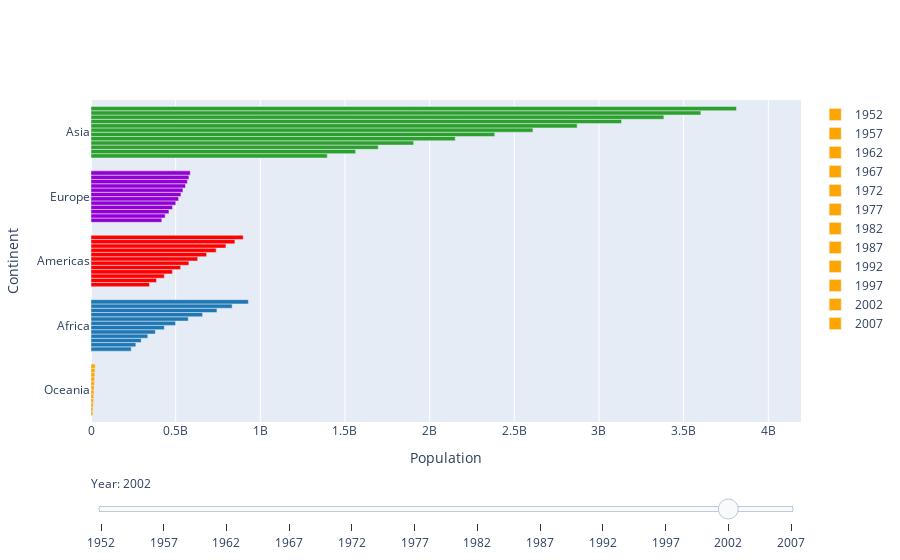

Source (notebook cell):
### Markdown cell above
## Question 4:

Thus far we looked at data from one year (2007). Lets create an animation to see the population growth of the continents through the years

### Code cell
# YOUR CODE HERE
import plotly.graph_objects as go
import numpy as np


fig = go.Figure()


continent_colors = {
    "Asia": "rgb(44, 160, 44)",    
    "Americas": "rgb(255, 0, 0)",   
    "Africa": "rgb(31, 119, 180)",  
    "Europe": "rgb(148, 0, 211)",   
    "Oceania": "rgb(255, 165, 0)"   
}

for year in np.arange(1952, 2008, 5):
    df = px.data.gapminder()
    df = df[df["year"] == year]
    grouped_df = df.groupby("continent").agg({"pop": "sum"}).reset_index()
    
    sorted_df = grouped_df.sort_values(by="pop", ascending=True)
    colors = [continent_colors[continent] for continent in sorted_df["continent"]]

    fig.add_trace(
        go.Bar(
            x=sorted_df["pop"],
            y=sorted_df["continent"],
            orientation='h',
            name=str(year),
            marker_color=colors
        ) 
    )
    

fig.data[10].visible = True

steps = []
for i in range(len(fig.data)):
    step = dict(
        method="restyle",
        args=["visible", [False] * len(fig.data)],
        label=str(1952 + 5*i)
    )
    step["args"][1][i] = True 
    steps.append(step)

sliders = [dict(
    active=10,
    steps=steps,
    pad={"t": 50},
    currentvalue={"prefix": "Year: "}
)]

xaxis_range = [0, sorted_df["pop"].max() * 1.1] 

fig.update_layout(
    sliders=sliders,
    xaxis_title="Population",
    yaxis_title="Continent",
    xaxis=dict(range=xaxis_range)
)


fig.show()

### Figure 1 — Plotly figure (JSON) as saved in the notebook; plotly's stock layout.template omitted (floating-point values rounded to 4 significant figures)
{"data": [{"marker": {"color": ["rgb(255, 165, 0)", "rgb(31, 119, 180)", "rgb(255, 0, 0)", "rgb(148, 0, 211)", "rgb(44, 160, 44)"]}, "name": "1952", "orientation": "h", "type": "bar", "x": [10686006, 237640501, 345152446, 418120846, 1395357351], "y": ["Oceania", "Africa", "Americas", "Europe", "Asia"]}, {"marker": {"color": ["rgb(255, 165, 0)", "rgb(31, 119, 180)", "rgb(255, 0, 0)", "rgb(148, 0, 211)", "rgb(44, 160, 44)"]}, "name": "1957", "orientation": "h", "type": "bar", "x": [11941976, 264837738, 386953916, 437890351, 1562780599], "y": ["Oceania", "Africa", "Americas", "Europe", "Asia"]}, {"marker": {"color": ["rgb(255, 165, 0)", "rgb(31, 119, 180)", "rgb(255, 0, 0)", "rgb(148, 0, 211)", "rgb(44, 160, 44)"]}, "name": "1962", "orientation": "h", "type": "bar", "x": [13283518, 296516865, 433270254, 460355155, 1696357182], "y": ["Oceania", "Africa", "Americas", "Europe", "Asia"]}, {"marker": {"color": ["rgb(255, 165, 0)", "rgb(31, 119, 180)", "rgb(255, 0, 0)", "rgb(148, 0, 211)", "rgb(44, 160, 44)"]}, "name": "1967", "orientation": "h", "type": "bar", "x": [14600414, 335289489, 480746623, 481178958, 1905662900], "y": ["Oceania", "Africa", "Americas", "Europe", "Asia"]}, {"marker": {"color": ["rgb(255, 165, 0)", "rgb(31, 119, 180)", "rgb(148, 0, 211)", "rgb(255, 0, 0)", "rgb(44, 160, 44)"]}, "name": "1972", "orientation": "h", "type": "bar", "x": [16106100, 379879541, 500635059, 529384210, 2150972248], "y": ["Oceania", "Africa", "Europe", "Americas", "Asia"]}, {"marker": {"color": ["rgb(255, 165, 0)", "rgb(31, 119, 180)", "rgb(148, 0, 211)", "rgb(255, 0, 0)", "rgb(44, 160, 44)"]}, "name": "1977", "orientation": "h", "type": "bar", "x": [17239000, 433061021, 517164531, 578067699, 2384513556], "y": ["Oceania", "Africa", "Europe", "Americas", "Asia"]}, {"marker": {"color": ["rgb(255, 165, 0)", "rgb(31, 119, 180)", "rgb(148, 0, 211)", "rgb(255, 0, 0)", "rgb(44, 160, 44)"]}, "name": "1982", "orientation": "h", "type": "bar", "x": [18394850, 499348587, 531266901, 630290920, 2610135582], "y": ["Oceania", "Africa", "Europe", "Americas", "Asia"]}, {"marker": {"color": ["rgb(255, 165, 0)", "rgb(148, 0, 211)", "rgb(31, 119, 180)", "rgb(255, 0, 0)", "rgb(44, 160, 44)"]}, "name": "1987", "orientation": "h", "type": "bar", "x": [19574415, 543094160, 574834110, 682753971, 2871220762], "y": ["Oceania", "Europe", "Africa", "Americas", "Asia"]}, {"marker": {"color": ["rgb(255, 165, 0)", "rgb(148, 0, 211)", "rgb(31, 119, 180)", "rgb(255, 0, 0)", "rgb(44, 160, 44)"]}, "name": "1992", "orientation": "h", "type": "bar", "x": [20919651, 558142797, 659081517, 739274104, 3133292191], "y": ["Oceania", "Europe", "Africa", "Americas", "Asia"]}, {"marker": {"color": ["rgb(255, 165, 0)", "rgb(148, 0, 211)", "rgb(31, 119, 180)", "rgb(255, 0, 0)", "rgb(44, 160, 44)"]}, "name": "1997", "orientation": "h", "type": "bar", "x": [22241430, 568944148, 743832984, 796900410, 3383285500], "y": ["Oceania", "Europe", "Africa", "Americas", "Asia"]}, {"marker": {"color": ["rgb(255, 165, 0)", "rgb(148, 0, 211)", "rgb(31, 119, 180)", "rgb(255, 0, 0)", "rgb(44, 160, 44)"]}, "name": "2002", "orientation": "h", "type": "bar", "visible": true, "x": [23454829, 578223869, 833723916, 849772762, 3601802203], "y": ["Oceania", "Europe", "Africa", "Americas", "Asia"]}, {"marker": {"color": ["rgb(255, 165, 0)", "rgb(148, 0, 211)", "rgb(255, 0, 0)", "rgb(31, 119, 180)", "rgb(44, 160, 44)"]}, "name": "2007", "orientation": "h", "type": "bar", "x": [24549947, 586098529, 898871184, 929539692, 3811953827], "y": ["Oceania", "Europe", "Americas", "Africa", "Asia"]}], "layout": {"sliders": [{"active": 10, "currentvalue": {"prefix": "Year: "}, "pad": {"t": 50}, "steps": [{"args": ["visible", [true, false, false, false, false, false, false, false, false, false, false, false]], "label": "1952", "method": "restyle"}, {"args": ["visible", [false, true, false, false, false, false, false, false, false, false, false, false]], "label": "1957", "method": "restyle"}, {"args": ["visible", [false, false, true, false, false, false, false, false, false, false, false, false]], "label": "1962", "method": "restyle"}, {"args": ["visible", [false, false, false, true, false, false, false, false, false, false, false, false]], "label": "1967", "method": "restyle"}, {"args": ["visible", [false, false, false, false, true, false, false, false, false, false, false, false]], "label": "1972", "method": "restyle"}, {"args": ["visible", [false, false, false, false, false, true, false, false, false, false, false, false]], "label": "1977", "method": "restyle"}, {"args": ["visible", [false, false, false, false, false, false, true, false, false, false, false, false]], "label": "1982", "method": "restyle"}, {"args": ["visible", [false, false, false, false, false, false, false, true, false, false, false, false]], "label": "1987", "method": "restyle"}, {"args": ["visible", [false, false, false, false, false, false, false, false, true, false, false, false]], "label": "1992", "method": "restyle"}, {"args": ["visible", [false, false, false, false, false, false, false, false, false, true, false, false]], "label": "1997", "method": "restyle"}, {"args": ["visible", [false, false, false, false, false, false, false, false, false, false, true, false]], "label": "2002", "method": "restyle"}, {"args": ["visible", [false, false, false, false, false, false, false, false, false, false, false, true]], "label": "2007", "method": "restyle"}]}], "xaxis": {"range": [0, 4193000000.0], "title": {"text": "Population"}}, "yaxis": {"title": {"text": "Continent"}}}}
